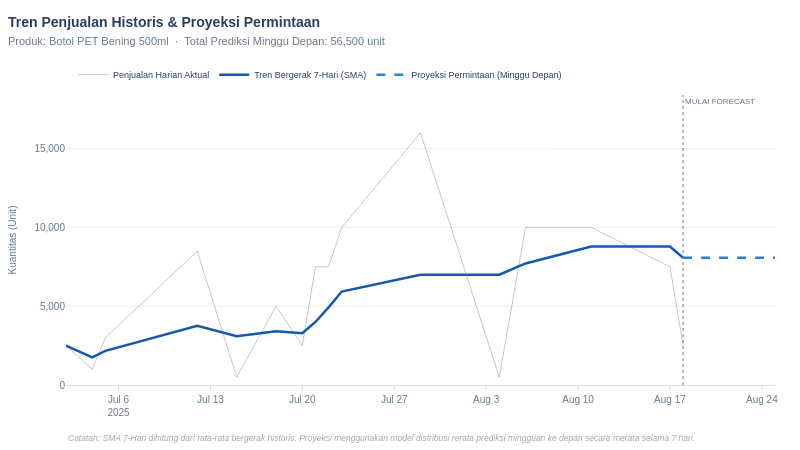

Notebook code cell kept with this figure:
### Markdown cell above
### Visualisasi Tren Penjualan dan Forecast

### Code cell
import plotly.graph_objects as go

# =============================================================================
# 1. DATA PREPARATION & IMMUTABILITY CONTROL
# =============================================================================
# Defensive copying untuk mencegah SettingWithCopyWarning dan mutasi data global.
# Menjaga integritas data 'daily_sales' jika diakses oleh cell lain.
df_plot = daily_sales.copy()

# Standarisasi tipe data datetime untuk akurasi operasi penambahan tanggal (Timedelta)
df_plot["tanggal"] = pd.to_datetime(df_plot["tanggal"])

# Kronologi data sangat krusial untuk perhitungan Moving Average (SMA_7) dan sekuens chart
df_plot = df_plot.sort_values("tanggal")

# Plotly membaca format string ISO lebih konsisten pada sumbu X untuk representasi harian
df_plot["tanggal_plot"] = df_plot["tanggal"].dt.strftime('%Y-%m-%d')

# =============================================================================
# 2. FORECAST HORIZON GENERATION
# =============================================================================
# Ekstraksi titik terakhir data historis sebagai jangkar (anchor point) garis proyeksi
last_hist_row = df_plot.iloc[-1]
last_date = last_hist_row["tanggal"]
last_sma = last_hist_row["SMA_7"]

# Distribusi uniform: Membagi rata total target mingguan menjadi target harian
daily_forecast_val = total_prediksi_minggu_depan / 7

# Membuat rentang 7 hari ke depan setelah tanggal historis terakhir
future_dates = pd.date_range(start=last_date + pd.Timedelta(days=1), periods=7)

# Rekayasa struktur data koordinat X & Y untuk visualisasi.
# Titik pertama diisi oleh data historis terakhir agar garis tren tidak terputus (seamless connection).
forecast_dates = [last_date.strftime('%Y-%m-%d')] + [d.strftime('%Y-%m-%d') for d in future_dates]
forecast_values = [last_sma] + [daily_forecast_val] * 7

# =============================================================================
# 3. BRANDING & VISUAL IDENTITY CONFIGURATION
# =============================================================================
# Sistem Warna: McKinsey Tier Corporate Palette (Contra-Ready untuk visibilitas tinggi)
C = {
    "navy":      "#0B1D35",             # Keperluan teks utama / kontras tinggi
    "tick":      "#6B7B8D",             # Angka sumbu, label ringan, dan pembatas
    "footnote":  "#9DA8B5",             # Teks keterangan bawah (low emphasis)
    "blue":      "#1558B0",             # Garis utama data historis (SMA)
    "forecast":  "#2A7DE1",             # Garis putus-putus proyeksi masa depan
    "slate":     "rgba(94,108,132,0.38)", # Area bising / data aktual harian (transparan)
    "grid":      "rgba(11,29,53,0.065)",  # Garis pandu Y-axis (sangat tipis)
    "axis_line": "rgba(11,29,53,0.16)",   # Garis dasar sumbu X
    "bg":        "#FFFFFF",             # Latar belakang bersih (corporate white)
}

# Penyusunan komponen teks dinamis (meta-data injeksi)
subtitle = f"Produk: {top_product_name}  ·  Total Prediksi Minggu Depan: {int(np.ceil(total_prediksi_minggu_depan)):,} unit"
title_text = "<b>Tren Penjualan Historis & Proyeksi Permintaan</b><br><span style='font-size:11px; color:#6B7B8D;'>" + subtitle + "</span>"

# Inisialisasi objek grafik Plotly
fig = go.Figure()

# =============================================================================
# 4. PLOTLY TRACES ARCHITECTURE (DATA LAYERS)
# =============================================================================
# Layer 1: Data Aktual Harian (Garis tipis & transparan untuk meredam noise visual)
fig.add_trace(go.Scatter(
    x=df_plot["tanggal_plot"], y=df_plot["qty"],
    mode="lines", name="Penjualan Harian Aktual",
    line=dict(color=C["slate"], width=1.0),
    hovertemplate="<b>%{x|%d %b %Y}</b><br>Aktual: <b>%{y:,} unit</b><extra></extra>"
))

# Layer 2: 7-Day SMA (Garis tebal solid sebagai penunjuk arah tren utama penjualan)
fig.add_trace(go.Scatter(
    x=df_plot["tanggal_plot"], y=df_plot["SMA_7"],
    mode="lines", name="Tren Bergerak 7-Hari (SMA)",
    line=dict(color=C["blue"], width=2.5),
    hovertemplate="<b>%{x|%d %b %Y}</b><br>SMA 7-Hari: <b>%{y:,.1f} unit</b><extra></extra>"
))

# Layer 3: Proyeksi / Forecast (Garis putus-putus mengindikasikan ketidakpastian/estimasi)
fig.add_trace(go.Scatter(
    x=forecast_dates, y=forecast_values,
    mode="lines", name="Proyeksi Permintaan (Minggu Depan)",
    line=dict(color=C["forecast"], width=2.5, dash="dash"),
    hovertemplate="<b>%{x|%d %b %Y}</b> (Prediksi)<br>Rencana Muat: <b>%{y:,.0f} unit/hari</b><extra></extra>"
))

# =============================================================================
# 5. ANNOTATIONS & LAYOUT REFINEMENT
# =============================================================================
# Garis vertikal penanda batas waktu (Cut-off date antara data riil dan data prediksi)
fig.add_vline(
    x=last_date.strftime('%Y-%m-%d'),
    line=dict(color=C["tick"], width=1, dash="dot"),
    annotation_text="MULAI FORECAST ",
    annotation_position="top right",
    annotation_font=dict(size=8, color=C["tick"])
)

# Pengaturan kanvas utama sesuai standar ukuran ekspor laporan manajemen (800x450px)
fig.update_layout(
    title=dict(text=title_text, x=0.01, y=0.94, font=dict(size=14)),
    font=dict(family="Arial, Helvetica, sans-serif"),
    showlegend=True,
    legend=dict(orientation="h", yanchor="bottom", y=1.02, xanchor="left", x=0.01, font=dict(size=9)),
    plot_bgcolor=C["bg"], paper_bgcolor=C["bg"],
    margin=dict(l=55, r=25, t=95, b=65), # Padding disesuaikan untuk ruang judul dan footnote
    width=800, height=450
)

# Kalkulasi batas Y-axis secara dinamis: Memberi ruang kosong 15% di atas nilai tertinggi
# Mencegah trace grafik terpotong atau menabrak batas atas komponen legenda
max_y_value = max(df_plot["qty"].max(), daily_forecast_val) * 1.15

fig.update_yaxes(
    showgrid=True, gridcolor=C["grid"], gridwidth=1,
    zeroline=False, showline=False,
    title_text="Kuantitas (Unit)", title_font=dict(size=10, color=C["tick"]),
    tickfont=dict(size=10, color=C["tick"]), tickformat=",",
    range=[0, max_y_value], ticks=""
)

fig.update_xaxes(
    showgrid=False, showline=True, linecolor=C["axis_line"], linewidth=1,
    tickfont=dict(size=10, color=C["tick"]), ticks="outside", tickcolor=C["axis_line"]
)

# Catatan kaki (Footnote) untuk transparansi metodologi data kepada stakeholders
fig.add_annotation(
    x=0, y=-0.16, xref="paper", yref="paper",
    text="<i>Catatan: SMA 7-Hari dihitung dari rata-rata bergerak historis. Proyeksi menggunakan model distribusi rerata prediksi mingguan ke depan secara merata selama 7 hari.</i>",
    font=dict(size=8.5, color=C["footnote"], family="Arial, Helvetica, sans-serif"),
    showarrow=False, xanchor="left", yanchor="top", align="left"
)

# =============================================================================
# 6. AUTOMATED ARTIFACT EXPORT & RENDERING
# =============================================================================
# Operasi I/O Defensif: Membuat direktori target secara otomatis jika belum terbuat di sistem
os.makedirs("../outputs/charts/", exist_ok=True)

# Ekspor gambar statis beresolusi tinggi dengan faktor skala 1.5x (anti-blur saat di-print)
fig.write_image(
    "../outputs/charts/sales_trend_and_forecast.png",
    scale=3,
    format="png"
)

# Merender grafis interaktif langsung ke area output Notebook VS Code
fig.show()

### Figure 1 — Plotly figure (JSON) as saved in the notebook; plotly's stock layout.template omitted (floating-point values rounded to 4 significant figures)
{"data": [{"hovertemplate": "<b>%{x|%d %b %Y}</b><br>Aktual: <b>%{y:,} unit</b><extra></extra>", "line": {"color": "rgba(94,108,132,0.38)", "width": 1}, "mode": "lines", "name": "Penjualan Harian Aktual", "type": "scatter", "x": ["2025-07-02", "2025-07-04", "2025-07-05", "2025-07-12", "2025-07-15", "2025-07-18", "2025-07-20", "2025-07-21", "2025-07-22", "2025-07-23", "2025-07-29", "2025-08-04", "2025-08-06", "2025-08-11", "2025-08-17", "2025-08-18"], "y": [2500, 1000, 3000, 8500, 500, 5000, 2500, 7500, 7500, 10000, 16000, 500, 10000, 10000, 7500, 2500]}, {"hovertemplate": "<b>%{x|%d %b %Y}</b><br>SMA 7-Hari: <b>%{y:,.1f} unit</b><extra></extra>", "line": {"color": "#1558B0", "width": 2.5}, "mode": "lines", "name": "Tren Bergerak 7-Hari (SMA)", "type": "scatter", "x": ["2025-07-02", "2025-07-04", "2025-07-05", "2025-07-12", "2025-07-15", "2025-07-18", "2025-07-20", "2025-07-21", "2025-07-22", "2025-07-23", "2025-07-29", "2025-08-04", "2025-08-06", "2025-08-11", "2025-08-17", "2025-08-18"], "y": [2500.0, 1750.0, 2167.0, 3750.0, 3100.0, 3417.0, 3286.0, 4000.0, 4929.0, 5929.0, 7000.0, 7000.0, 7714.0, 8786.0, 8786.0, 8071.0]}, {"hovertemplate": "<b>%{x|%d %b %Y}</b> (Prediksi)<br>Rencana Muat: <b>%{y:,.0f} unit/hari</b><extra></extra>", "line": {"color": "#2A7DE1", "dash": "dash", "width": 2.5}, "mode": "lines", "name": "Proyeksi Permintaan (Minggu Depan)", "type": "scatter", "x": ["2025-08-18", "2025-08-19", "2025-08-20", "2025-08-21", "2025-08-22", "2025-08-23", "2025-08-24", "2025-08-25"], "y": [8071.0, 8071.0, 8071.0, 8071.0, 8071.0, 8071.0, 8071.0, 8071.0]}], "layout": {"annotations": [{"font": {"color": "#6B7B8D", "size": 8}, "showarrow": false, "text": "MULAI FORECAST ", "x": "2025-08-18", "xanchor": "left", "xref": "x", "y": 1, "yanchor": "top", "yref": "y domain"}, {"align": "left", "font": {"color": "#9DA8B5", "family": "Arial, Helvetica, sans-serif", "size": 8.5}, "showarrow": false, "text": "<i>Catatan: SMA 7-Hari dihitung dari rata-rata bergerak historis. Proyeksi menggunakan model distribusi rerata prediksi mingguan ke depan secara merata selama 7 hari.</i>", "x": 0, "xanchor": "left", "xref": "paper", "y": -0.16, "yanchor": "top", "yref": "paper"}], "font": {"family": "Arial, Helvetica, sans-serif"}, "height": 450, "legend": {"font": {"size": 9}, "orientation": "h", "x": 0.01, "xanchor": "left", "y": 1.02, "yanchor": "bottom"}, "margin": {"b": 65, "l": 55, "r": 25, "t": 95}, "paper_bgcolor": "#FFFFFF", "plot_bgcolor": "#FFFFFF", "shapes": [{"line": {"color": "#6B7B8D", "dash": "dot", "width": 1}, "type": "line", "x0": "2025-08-18", "x1": "2025-08-18", "xref": "x", "y0": 0, "y1": 1, "yref": "y domain"}], "showlegend": true, "title": {"font": {"size": 14}, "text": "<b>Tren Penjualan Historis & Proyeksi Permintaan</b><br><span style='font-size:11px; color:#6B7B8D;'>Produk: Botol PET Bening 500ml  ·  Total Prediksi Minggu Depan: 56,500 unit</span>", "x": 0.01, "y": 0.94}, "width": 800, "xaxis": {"linecolor": "rgba(11,29,53,0.16)", "linewidth": 1, "showgrid": false, "showline": true, "tickcolor": "rgba(11,29,53,0.16)", "tickfont": {"color": "#6B7B8D", "size": 10}, "ticks": "outside"}, "yaxis": {"gridcolor": "rgba(11,29,53,0.065)", "gridwidth": 1, "range": [0, 18400], "showgrid": true, "showline": false, "tickfont": {"color": "#6B7B8D", "size": 10}, "tickformat": ",", "ticks": "", "title": {"font": {"color": "#6B7B8D", "size": 10}, "text": "Kuantitas (Unit)"}, "zeroline": false}}}
